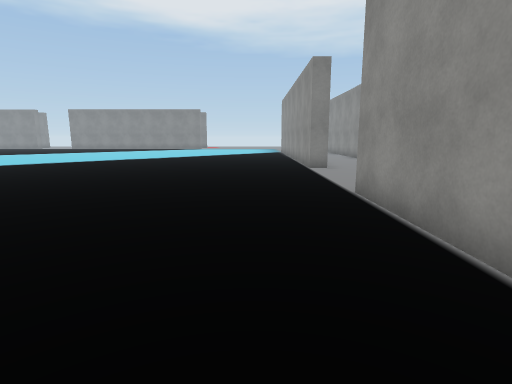
view 1 (above)

21 first-person views from a walk through a scene from a Unity 3-D project. The camera is 1.5 m above the floor, tilts 10° down and sees 80° across. The floor is counted in squares, 1.44 m on a side. Each view is taken from the middle of a square. On the plan, view 1 faces up. The plan holds only what a view shows up to about 12 squares ahead; the rest is blank. The place goes on beyond the plan. The player character is not drawn. Some surface patterns are stand-ins.

view 2
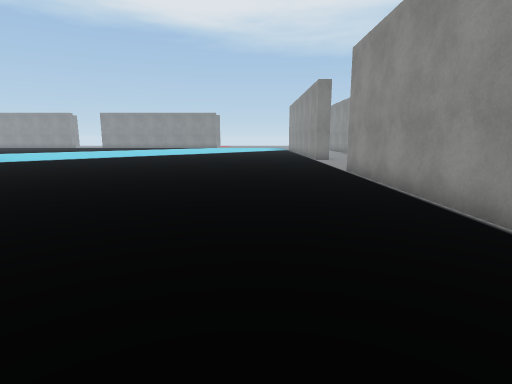

view 3
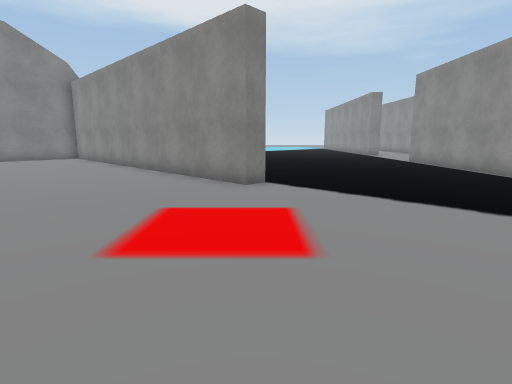

view 4
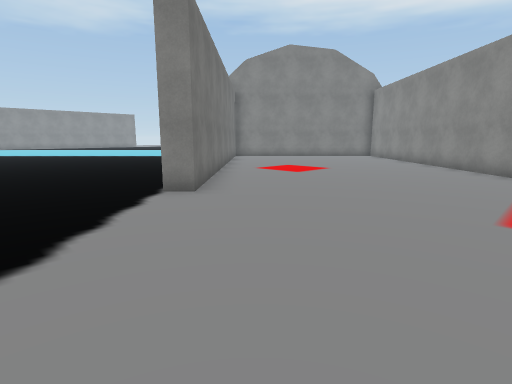

view 5
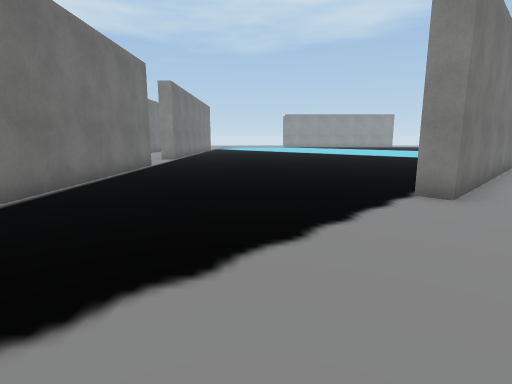

view 6
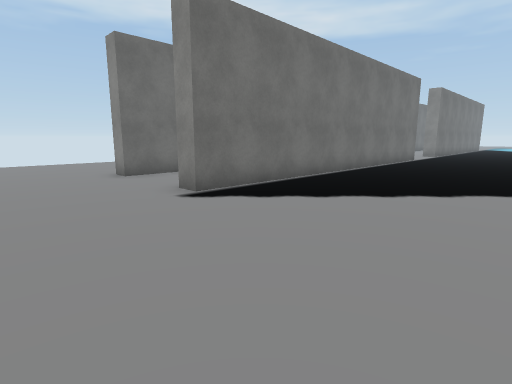

view 7
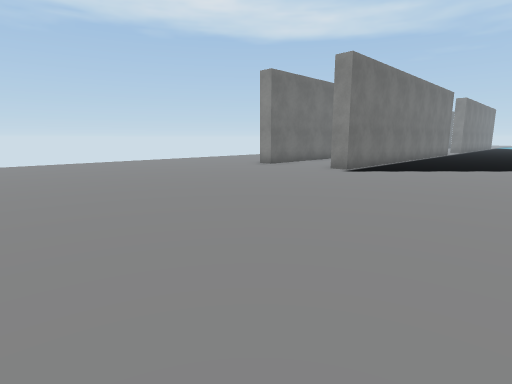

view 8
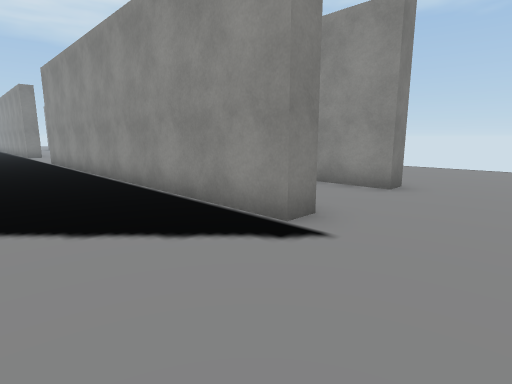

view 9
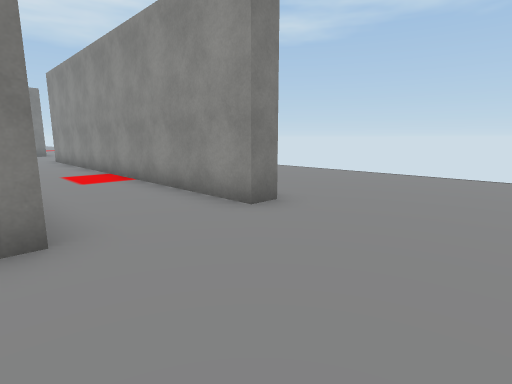

view 10
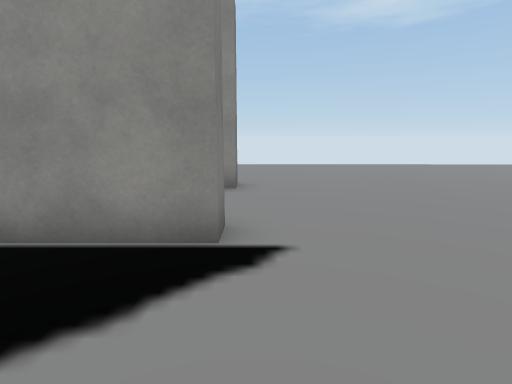

view 11
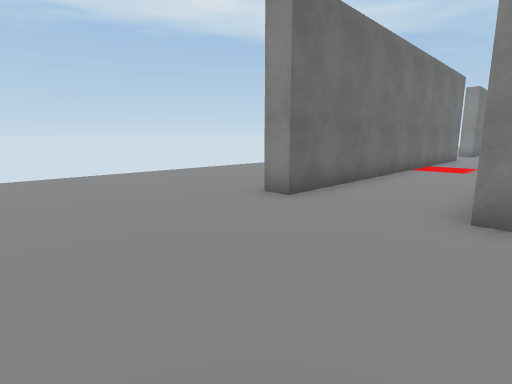

view 12
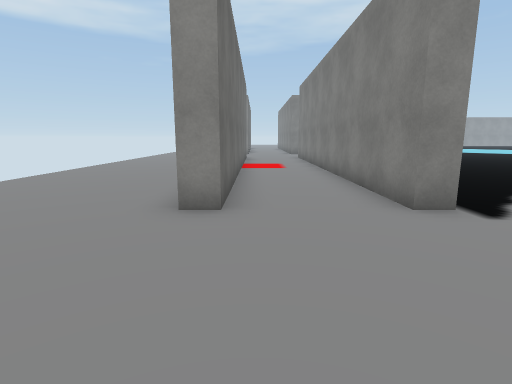

view 13
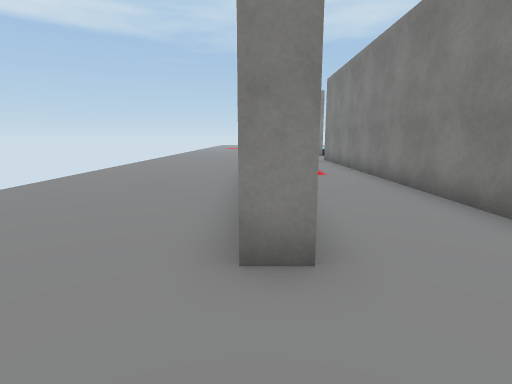

view 14
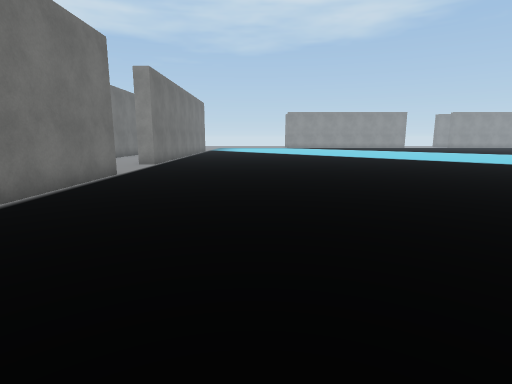

view 15
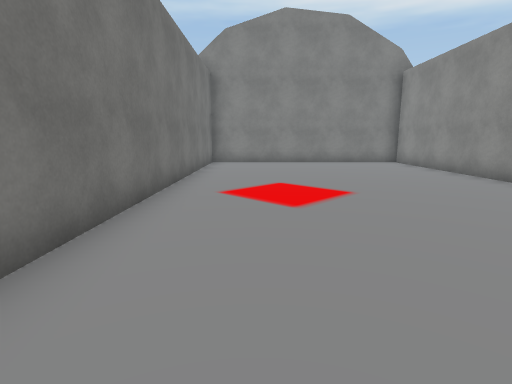

view 16
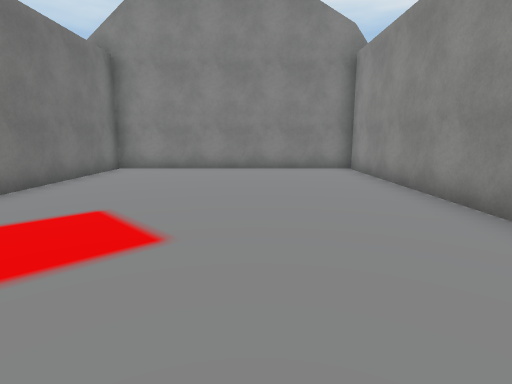

view 17
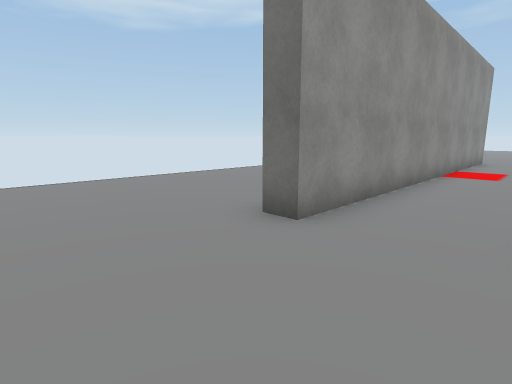

view 18
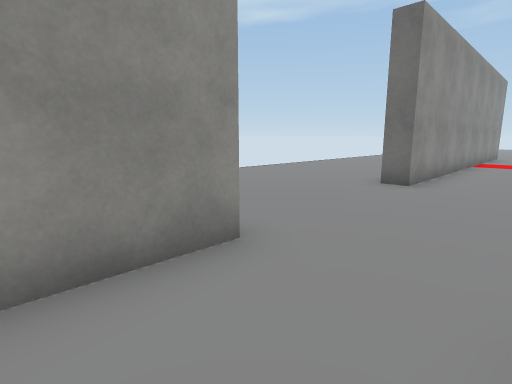

view 19
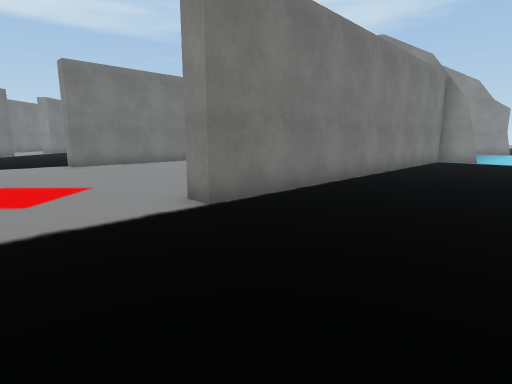

view 20
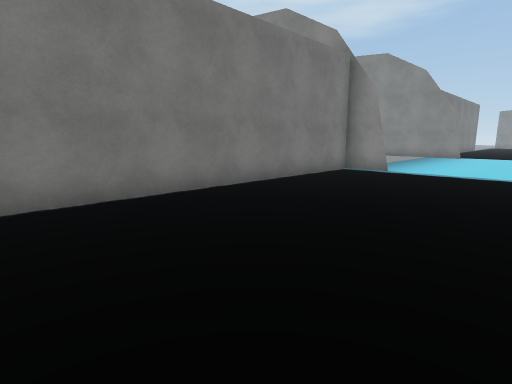

view 21
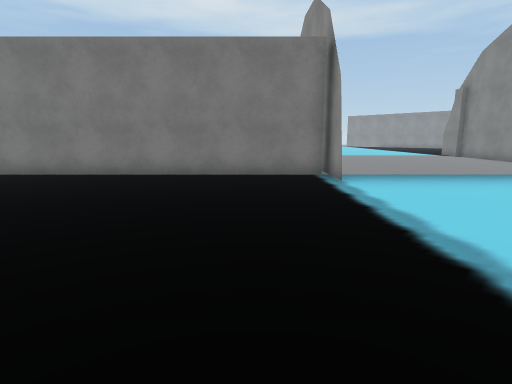

### Floor plan
Points are (right, up) in squares from view 1. A wall is a line through its corners. A room is listed if a view was taken in it or the views show most of it. See-through windows are left out.
Room 1 (views 1, 2, 3, 4, 5, 6, 7, 8, 9, 10, 11, 12, 13, 14, 15, 16, 17, 18, 19, 20, 21)
walls: (2.6, -6.6) (1.9, -6.6) (1.9, 5.9); (6, -6.6) (5.3, -6.6) (5.3, 5.9) (6, 5.9); (-13.7, 8.1) (-4.8, -0.7) (-5.2, -1.2) (-14.1, 7.7); (-17.9, -14.1) (-5.4, -14.1) (-5.4, -14.7) (-15.1, -14.7); (-14.8, -17.5) (-5.4, -17.5) (-5.4, -18.2); (-12.7, 9.3) (-19.9, 2.1) (-11.1, -6.6) (-11.5, -7.1); (2.6, 10.9) (1.9, 10.9) (1.9, 12.1); (5.3, 10.9) (5.3, 12.9)

Where each view was taken, in squares from view 1:
view 1: 0 up, 0 right, facing up
view 2: 4 down, 1 left, facing up
view 3: 8 down, 5 left, facing up
view 4: 10 down, 6 left, facing up-left
view 5: 10 down, 6 left, facing left
view 6: 9 down, 2 left, facing down-left
view 7: 9 down, 4 right, facing down-left
view 8: 9 down, 1 left, facing up-right
view 9: 10 down, 2 right, facing up-right
view 10: 7 down, 1 left, facing right
view 11: 14 down, 1 left, facing down-left
view 12: 17 down, 1 left, facing left
view 13: 18 down, 3 left, facing left
view 14: 10 down, 9 left, facing left
view 15: 6 down, 9 left, facing up-left
view 16: 2 down, 9 left, facing up-left
view 17: 9 up, 3 right, facing down-right
view 18: 13 up, 3 right, facing down-right
view 19: 0 up, 0 right, facing left
view 20: 5 up, 3 left, facing left
view 21: 13 up, 6 left, facing down-left
